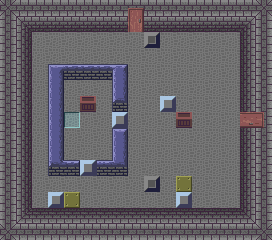

This is a level from a 2D game, rendered from its Tiled map with the project's own tilesets. A one-line summary and the complete map file follow:
An orthogonal 17x15 tile map with 16x16 px tiles, 1 tile layer (base).

<map version="1.10" tiledversion="1.10.2" orientation="orthogonal" renderorder="right-down" width="17" height="15" tilewidth="16" tileheight="16" infinite="0" nextlayerid="8" nextobjectid="1">
 <editorsettings>
  <export target="level8.lua" format="lua" />
 </editorsettings>
 <properties>
  <property name="east" value="level5" />
  <property name="north" value="level12" />
  <property name="start" value="east" />
 </properties>
 <tileset firstgid="1" source="level_tiles.tsx" />
 <layer id="1" name="base" width="17" height="15">
  <data encoding="csv">
32,37,37,37,37,37,37,37,33,37,37,37,37,37,37,37,32,
38,1,2,2,2,2,2,2,41,2,2,2,2,2,2,3,38,
38,9,10,10,10,10,10,10,10,48,10,10,10,10,10,11,38,
38,9,10,10,10,10,10,10,10,10,10,10,10,10,10,11,38,
38,9,10,4,29,29,29,6,10,10,10,10,10,10,10,11,38,
38,9,10,15,10,10,10,15,10,10,10,10,10,10,10,11,38,
38,9,10,15,10,26,10,23,10,10,39,10,10,10,10,11,38,
38,9,10,15,25,10,10,39,10,10,10,26,10,10,10,34,35,
38,9,10,15,10,10,10,7,10,10,10,10,10,10,10,11,38,
38,9,10,15,10,10,10,15,10,10,10,10,10,10,10,11,38,
38,9,10,20,30,39,28,22,10,10,10,10,10,10,10,11,38,
38,9,10,10,10,10,10,10,10,48,10,45,10,10,10,11,38,
38,9,10,39,45,10,10,10,10,10,10,39,10,10,10,11,38,
38,17,18,18,18,18,18,18,18,18,18,18,18,18,18,19,38,
32,37,37,37,37,37,37,37,37,37,37,37,37,37,37,37,32
</data>
 </layer>
</map>
